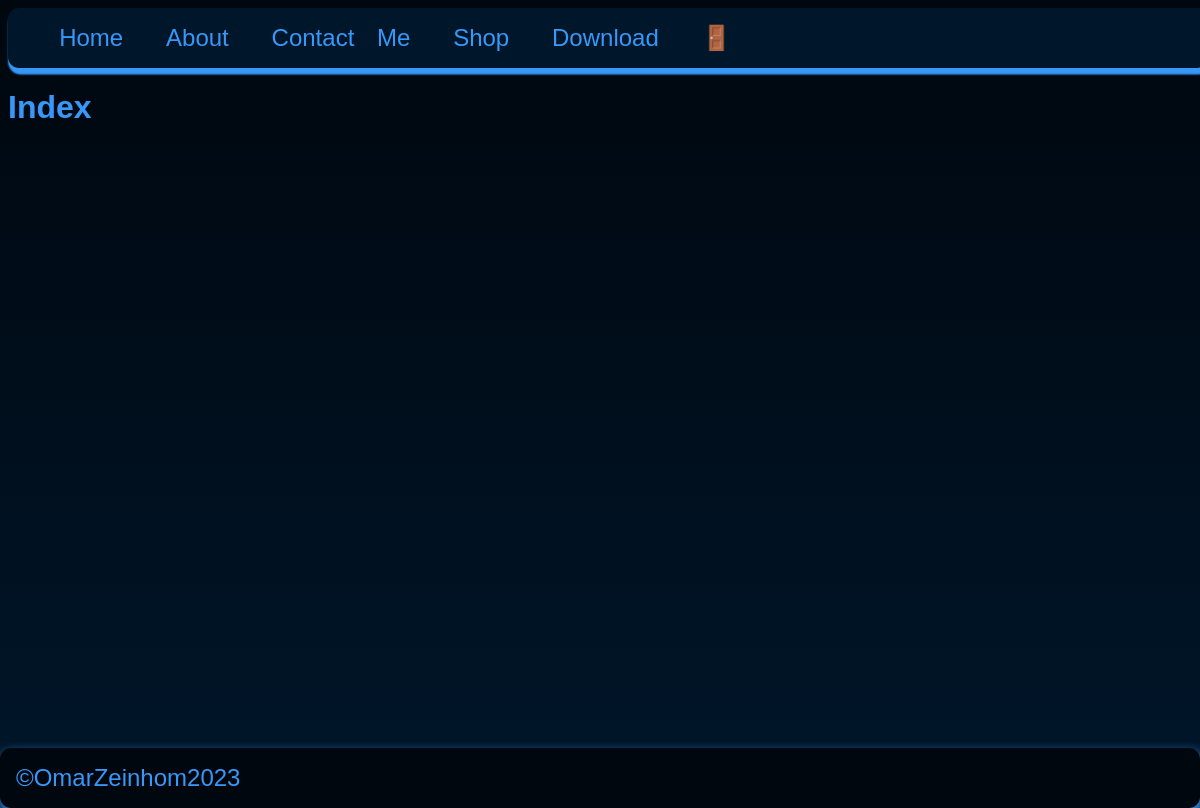
Before: / with the older database file.
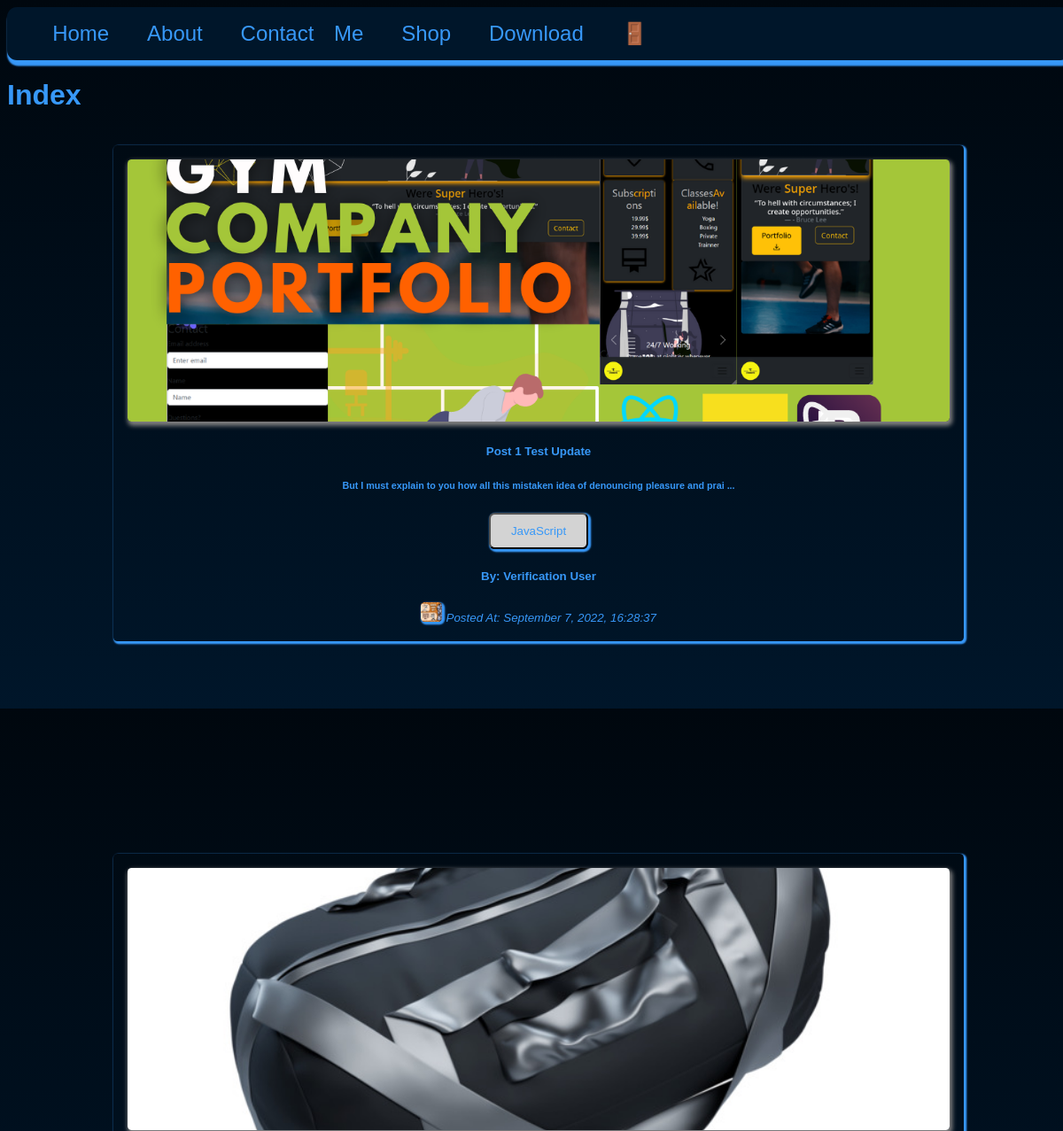
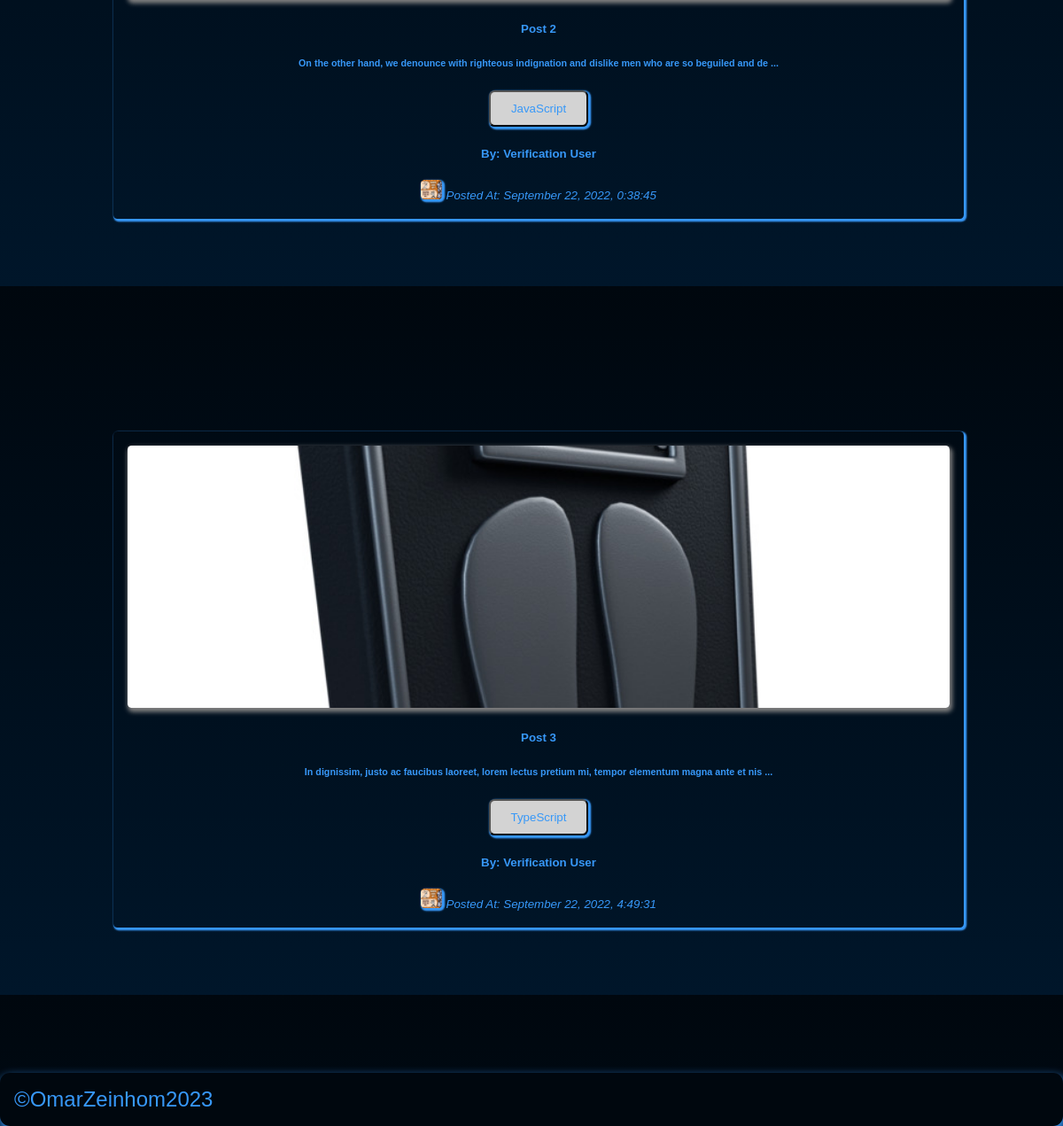
After: the same page with the newer database file (2 pictures, top to bottom).
### tables this page shows
CREATE TABLE `posts` (
  `id` int(11) UNSIGNED NOT NULL,
  `title` varchar(255) NOT NULL,
  `body` text NOT NULL,
  `thumbnail` varchar(255) NOT NULL,
  `date_time` timestamp NOT NULL DEFAULT current_timestamp(),
  `category_id` int(11) UNSIGNED DEFAULT NULL,
  `author_id` int(11) UNSIGNED NOT NULL,
  `is_featured` tinyint(1) NOT NULL
);

CREATE TABLE `categories` (
  `id` int(11) UNSIGNED NOT NULL,
  `title` varchar(50) NOT NULL,
  `description` text NOT NULL
);

CREATE TABLE `users` (
  `id` int(11) UNSIGNED NOT NULL,
  `firstname` varchar(50) NOT NULL,
  `lastname` varchar(50) NOT NULL,
  `username` varchar(50) NOT NULL,
  `email` varchar(100) NOT NULL,
  `password` varchar(255) NOT NULL,
  `avatar` varchar(255) NOT NULL,
  `is_admin` tinyint(1) NOT NULL
);

### partials/homeposts/homeposts.php (the view, shortened to what this page needs)
<?php
$posts_query = "SELECT * FROM posts WHERE is_featured=1";
$posts_result =  mysqli_query($connect__db, $posts_query);
?>
<?php if (mysqli_num_rows($posts_result) >= 1) : ?>
    <?php while ($single_post = mysqli_fetch_assoc($posts_result)) : ?>
        <div class="app__col">
            <div class="app__card" id="appCardId">
                <div class="app__card-header">
                    <div class="app__card-img-shadow">
                        <a href="<?= HOME_URL ?>single-post.php?id=<?= $single_post['id'] ?>">
                            <img src="<?= HOME_URL . 'images/' . $single_post['thumbnail'] ?>" class="app__card-img" alt="admin_post_thumbnail" loading="lazy" />
                        </a>
                    </div>
                    <h5 id="postsTitle"> <a href="<?= HOME_URL ?>single-post.php?id=<?= $single_post['id'] ?>">
                            <?= $single_post['title']; ?>
                        </a>
                    </h5>
                    <h6 class="app__td" id="postsBody" maxlength="100">
                        <?= substr($single_post['body'], 0, 100)  . " ..."; ?>
                    </h6>
                </div>
                <div class="app__card-footer">
                    <?php
                    $category_id = $single_post['category_id'];
                    $category_query = "SELECT * FROM categories WHERE id=$category_id";
                    $category_result = mysqli_query($connect__db, $category_query);
                    $category = mysqli_fetch_assoc($category_result);
                    $category_title = $category['title'];
                    ?>
                    <button class="btn__sm">
                        <a href="<?= HOME_URL ?>category-posts.php?id=<?= $category['id'] ?>">
                            <?= $category_title ?? null; ?>
                        </a>
                    </button>
                    <div class="app__card-author">
                        <?php
                        $author_id = $single_post['author_id'];
                        $author_query = "SELECT * FROM users WHERE id=$author_id";
                        $author_result = mysqli_query($connect__db, $author_query);
                        $author = mysqli_fetch_assoc($author_result);
                        ?>
                        <strong>
                            <h5>
                                By: <?= "{$author['firstname']} {$author['lastname']}"; ?>
                            </h5>
                            <img src="./images/<?= $author['avatar'] ?>" class="app__nav-avatar" />
                        </strong>
                        <small>
                            <em>
                                Posted At: <?= date("F j, Y, G:i:s ", strtotime($single_post['date_time'])) ?>
                            </em>
                        </small>
                    </div>
                </div>
            </div>
        </div>
    <?php endwhile; ?>
<?php endif; ?>

### partials/header/header.php (shortened to what this page needs)
<!DOCTYPE html>
<html lang="en">
<head>
    <link rel='stylesheet' href='global/styles/css/main.css'>
</head>
<body>

### partials/nav/nav.php (shortened to what this page needs)
<nav class='app__nav' id="app__main-nav">
    <ul class='app__nav-items'>
        <li class='app__nav-item active'><a href="<?= HOME_URL ?>home.php" class="app__nav-link">Home</a></li>
        <li class='app__nav-item'><a href='<?= HOME_URL ?>about.php' class="app__nav-link">About</a></li>
        <li class='app__nav-item'><a href='<?= HOME_URL ?>contact.php' class="app__nav-link">Contact Me</a></li>
        <li class='app__nav-item'><a href='<?= HOME_URL ?>shop.php' class="app__nav-link">Shop</a></li>
        <li class='app__nav-item'><a href='<?= HOME_URL ?>download.php' class="app__nav-link">Download</a></li>
        <?php if (isset($_SESSION['user-id'])) : ?>
            <a href="<?= ADMIN_URL ?>" class="app__nav-link">
                <img alt="<?= $avatar['firstname'] ?>" class="app__nav-avatar" loading="lazy" src="<?= HOME_URL . 'images/' . $avatar['avatar'] ?>" />
                <small><?= $avatar['firstname'] ?></small>
            </a>
            <li class='app__nav-item'><a href="<?= HOME_URL ?>logout.php" class="app__nav-link">🧧Logout</a>
            <?php else : ?>
            <li class='app__nav-item'><a href="<?= HOME_URL ?>login.php" class="app__nav-link">🚪</a></li>
        <?php endif; ?>
    </ul>
</nav>

### index.php (shortened to what this page needs)
<?php
$page__title = 'Index';
include('./partials/header/header.php');
include('./partials/nav/nav.php');
?>
<h1><?php echo "$page__title" ?> </h1>
<?php include('./partials/homeposts/homeposts.php'); ?>
<?php
include('./partials/footer/footer.php');
?>

### partials/footer/footer.php
<footer class="app__footer">
    <small class="app__footer-small">
        ©OmarZeinhom2023
    </small>
</footer>
</body>
</html>

### global/styles/css/main.css (style rules this page uses)
.app__nav { width: 100%; top: 0; background-color: var(--color-dark-navyblue); background-image: var(--color-pearl-black); word-spacing: 1rem; box-shadow: 0.1rem 0.3rem 0.1rem 0.1rem var(--color-primary); border-radius: 0.7rem; overflow: hidden; }
.app__nav-items { list-style: none; width: 100%; }
.app__nav-item { display: inline-block; font-size: 1.5rem; }
.app__nav-link { font-size: 1.5rem; text-decoration: none; transition: 0.3s all ease-in-out; padding: 0.4rem 0.7rem; color: var(--color-primary); }
.app__nav-avatar { border-radius: 0.28rem; max-width: 1.5rem; max-height: 1.4rem; width: 100%; height: 100%; -o-object-fit: cover; object-fit: cover; background-color: black; box-shadow: 0.1rem 0.1rem 0.1rem 0.1rem var(--color-primary); }
* { box-sizing: border-box; }
.app__footer { margin-top: auto; width: 100%; background-color: var(--color-blackpearl); padding: 1rem 4rem 1rem 1rem; box-shadow: 0.7rem 0.4rem 5rem 0.1rem var(--color-primary); width: 100%; max-width: 100%; border-radius: 0.4rem; word-spacing: 1rem; border-radius: 0.7rem; overflow: hidden; display: block; }
.app__footer-small { font-size: 1.5rem; }
.app__col { width: 100%; height: 100%; padding: 1rem 10rem 10rem 10rem; justify-content: center; display: grid; grid-template-columns: 1fr; }
.app__card-img { width: 100%; height: 100%; max-height: 37vh; max-width: 100vw; min-height: 20vh; min-width: 70vw; border-radius: 0.28rem; -o-object-fit: cover; object-fit: cover; box-shadow: 0.1rem 0.2rem 0.3rem 0.1rem gray; }
.app__card { box-shadow: 0.1rem 0.1rem 0.1rem 0.1rem var(--color-primary); border-radius: 0.28rem; width: 100%; height: 100%; padding: 1rem 1rem 1rem 1rem; max-height: 70vh; max-width: 90vw; min-height: 40vh; min-width: 80vw; }
.app__card-header { text-align: center; font-size: 1rem; }
.app__card-footer { justify-content: center; text-align: center; width: 100%; }
:root { --color-primary: #3798f8; --color-primary-dark: #002950; --color-secondary: #553d62; --color-dark-charchoal: #2b4353; --color-black: black; --color-medium-gray: #7d8184; --color-dark-gray: #5e6164; --color-darkest-gray: #111111; --color-light-gray: #a9a9a9; --color-lightest-gray: #d3d3d3; --color-dark-pearl: #00070e; --color-dark-navyblue: #00162a; --color-white: #ffffff; --color-red: #700000; --transition-slow: all 3s ease-in-out; --transition-medium: all 1.5s ease-in-out; --transition-fast: all 0.3s ease-in-out; --background-light: linear-gradient( to left var(--color-lightest-gray), var(--color-white) ); --background-dark: linear-gradient( to left var(--color-dark-pearl), var(--color-white) ); }
html { background: linear-gradient(var(--color-dark-pearl), var(--color-dark-navyblue)); background-repeat: repeat; width: 100%; height: 100%; font-family: Arial, Helvetica, sans-serif; }
body { font-family: Arial, Helvetica, sans-serif; color: var(--color-primary); background-repeat: repeat; width: 100%; height: 100%; }
h1, h2, h3, h4, h5, h6 { font-family: Arial, Helvetica, sans-serif; }
a { text-decoration: none; color: #3798f8; transition: 0.3s all ease-in-out; }
.btn__sm { border-radius: 0.4rem; padding: 0.7rem 1rem 0.7rem 1rem; width: 100%; max-width: 7rem; max-height: 4rem; min-height: 2rem; min-width: 2rem; box-shadow: 0.1rem 0.1rem 0.1rem 0.1rem var(--color-primary); background: var(--color-lightest-gray); transition: var(--transition-fast); }
.app__footer { position: fixed; left: 0; bottom: 0; width: 100%; background-color: var(--color-dark-pearl); background-image: var(--color-dark-pearl); padding: 1rem 4rem 1rem 1rem; box-shadow: 0.1rem 0.4rem 0.7rem 0.1rem var(--color-primary); word-spacing: 1rem; border-radius: 0.7rem; overflow: hidden; }

Changed rows visible on the page:
now on this page (row edited): posts: thumbnail (picture), title "Post 1 Test Update", body "But I must explain to you how all this mistaken idea of denouncing pleasure and prai", category.title "JavaScript", author.firstname "Verification", author.lastname "User", author.avatar (picture), date_time "September 7, 2022, 16:28:37"
now on this page (row edited): posts: thumbnail (picture), title "Post 2", body "On the other hand, we denounce with righteous indignation and dislike men who are so beguiled and de", category.title "JavaScript", author.firstname "Verification", author.lastname "User", author.avatar (picture), date_time "September 22, 2022, 0:38:45"
now on this page (row edited): posts: thumbnail (picture), title "Post 3", body "In dignissim, justo ac faucibus laoreet, lorem lectus pretium mi, tempor elementum magna ante et nis", category.title "TypeScript", author.firstname "Verification", author.lastname "User", author.avatar (picture), date_time "September 22, 2022, 4:49:31"
